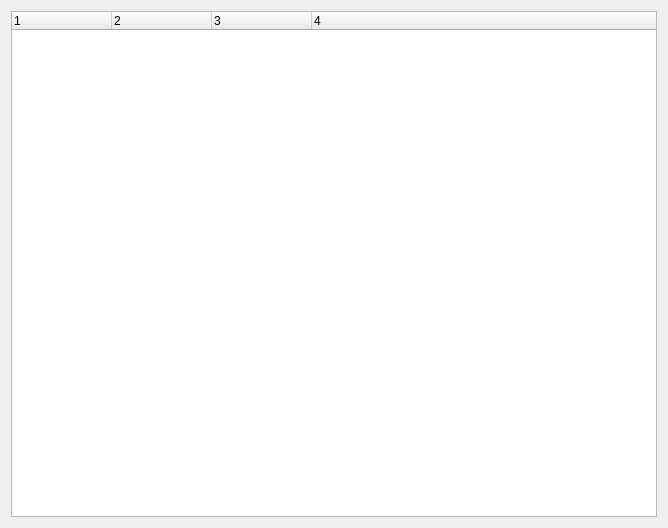
<?xml version="1.0" encoding="UTF-8"?>
<ui version="4.0">
 <class>Form</class>
 <widget class="QWidget" name="Form">
  <property name="geometry">
   <rect>
    <x>0</x>
    <y>0</y>
    <width>668</width>
    <height>528</height>
   </rect>
  </property>
  <property name="windowTitle">
   <string>Form</string>
  </property>
  <layout class="QVBoxLayout" name="verticalLayout">
   <item>
    <widget class="QTreeWidget" name="logTree">
     <property name="columnCount">
      <number>4</number>
     </property>
     <attribute name="headerDefaultSectionSize">
      <number>100</number>
     </attribute>
     <attribute name="headerHighlightSections">
      <bool>false</bool>
     </attribute>
     <attribute name="headerShowSortIndicator" stdset="0">
      <bool>false</bool>
     </attribute>
     <column>
      <property name="text">
       <string notr="true">1</string>
      </property>
     </column>
     <column>
      <property name="text">
       <string notr="true">2</string>
      </property>
     </column>
     <column>
      <property name="text">
       <string notr="true">3</string>
      </property>
     </column>
     <column>
      <property name="text">
       <string notr="true">4</string>
      </property>
     </column>
    </widget>
   </item>
   <item>
    <layout class="QHBoxLayout" name="horizontalLayout"/>
   </item>
  </layout>
 </widget>
 <resources/>
 <connections/>
</ui>
